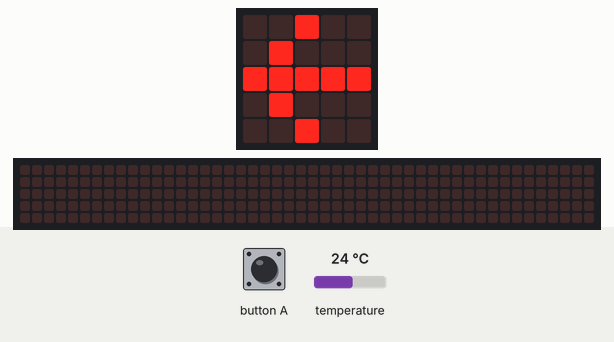
Recording of a program running on a simulated BBC micro:bit running MicroPython. Parts: the board's 5×5 LED display, a strip that is not on the board, showing the scrolling text unrolled. Inputs (shaded band) come from the test bench; at power-on: temperature 24 °C. The 48×5 strip is a reading aid, not a part: it shows the text the display is scrolling, unrolled, one strip-width of it at a time.

Above: at 1.2 s.
1.3 s: button A pressed for 0.15 s
At 1.57 s:
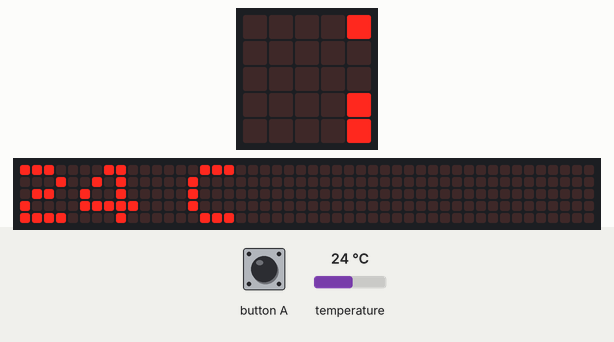
2.0 s: button A pressed for 1 s
3.6 s: temperature set to 12 °C
At 5.32 s:
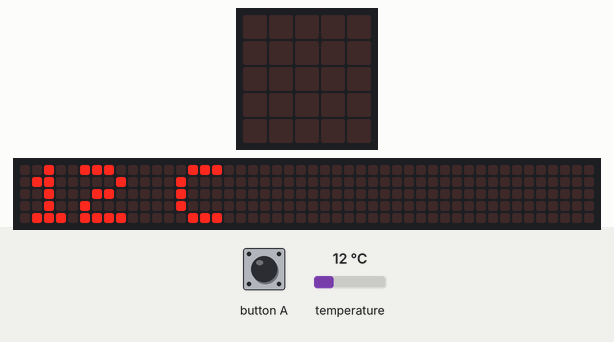
Timing chart, 0 to 6.8 s (numbered marks = the images above; inputs shaded):
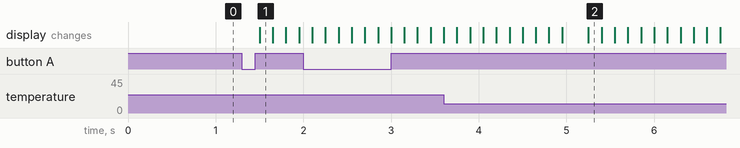

Measured:
- after the input at 1.3 s, the display: changes after 0.20 s (image 1)

The program:

temperature.py
```python
from microbit import *

display.show(Image.ARROW_W)
while True:
    if button_a.get_presses() > 0:
        temp = temperature()
        display.scroll(str(temp) + " C")
        display.show(Image.ARROW_W)

    sleep(300)
```
